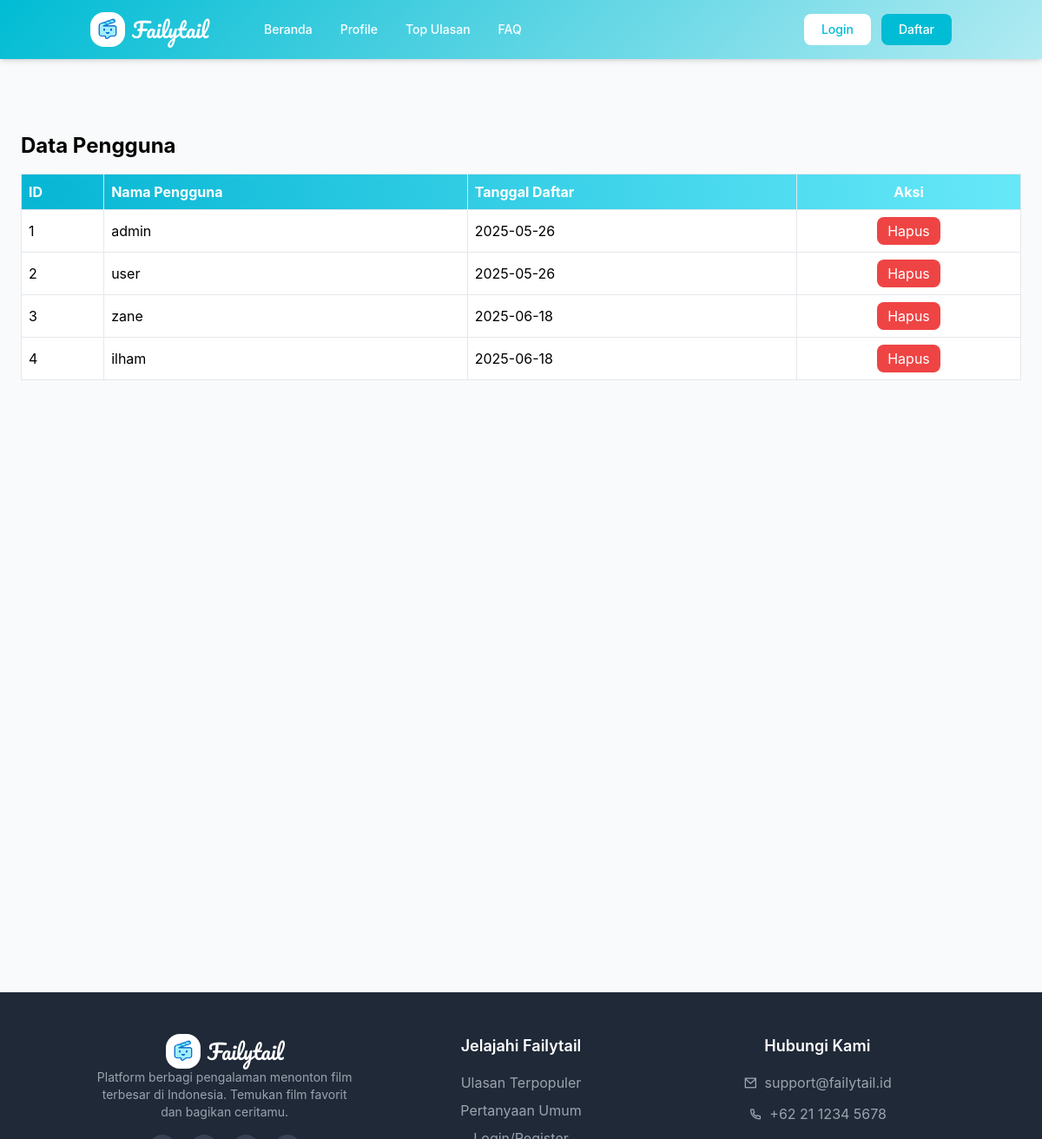
Screenshot of /admin/data-pengguna.php with the database file from the repository.
### tables this page shows
CREATE TABLE `users` (
  `id` int NOT NULL,
  `username` varchar(50) NOT NULL,
  `password` varchar(255) NOT NULL,
  `role` enum('admin','user') DEFAULT 'user',
  `created_at` timestamp NULL DEFAULT CURRENT_TIMESTAMP,
  `email` varchar(100) DEFAULT NULL,
  `phone` varchar(20) DEFAULT NULL,
  `alamat` text
);

### admin/data-pengguna.php (the view, shortened to what this page needs)
<?php
$conn = new mysqli("localhost", "root", "", "failytail");
include '../view/layout/header.php';
?>
<div class="min-h-screen flex flex-col">
  <div class="p-6 flex-grow">
    <h1 class="text-2xl font-bold mb-4">Data Pengguna</h1>
    <div class="overflow-x-auto">
      <table class="w-full table-auto border-collapse border border-gray-300">
        <thead class="bg-gradient-to-r from-cyan-500 to-cyan-300 text-white">
          <tr>
            <th class="border p-2 text-left">ID</th>
            <th class="border p-2 text-left">Nama Pengguna</th>
            <th class="border p-2 text-left">Tanggal Daftar</th>
            <th class="border p-2 text-center">Aksi</th>
          </tr>
        </thead>
        <tbody class="bg-white">
          <?php
          $sql = "SELECT id, username, created_at FROM users";
          $result = $conn->query($sql);
          if ($result->num_rows > 0) {
            while($row = $result->fetch_assoc()) {
              echo "<tr class='hover:bg-gray-50'>";
              echo "<td class='border p-2'>" . $row["id"] . "</td>";
              echo "<td class='border p-2'>" . htmlspecialchars($row["username"]) . "</td>";
              echo "<td class='border p-2'>" . date('Y-m-d', strtotime($row["created_at"])) . "</td>";
              echo "<td class='border p-2 text-center'>";
              echo "<a href='hapus-pengguna.php?id=" . $row["id"] . "'
                       onclick=\"return confirm('Yakin ingin menghapus pengguna ini?')\"
                       class='inline-block bg-red-500 text-white px-3 py-1 rounded hover:bg-red-700'>
                      Hapus
                    </a>";
              echo "</td>";
              echo "</tr>";
            }
          } else {
            echo "<tr><td colspan='4' class='border p-2 text-center'>Tidak ada data pengguna.</td></tr>";
          }
          ?>
        </tbody>
      </table>
    </div>
  </div>
  <?php include '../view/layout/footer.php'; ?>
</div>

### view/layout/footer.php (style rules this page uses)
body { font-family: 'Inter', sans-serif; }

### rows the page displays
users: id "1", username "admin", created_at "2025-05-26"
users: id "2", username "user", created_at "2025-05-26"
users: id "3", username "zane", created_at "2025-06-18"
users: id "4", username "ilham", created_at "2025-06-18"
